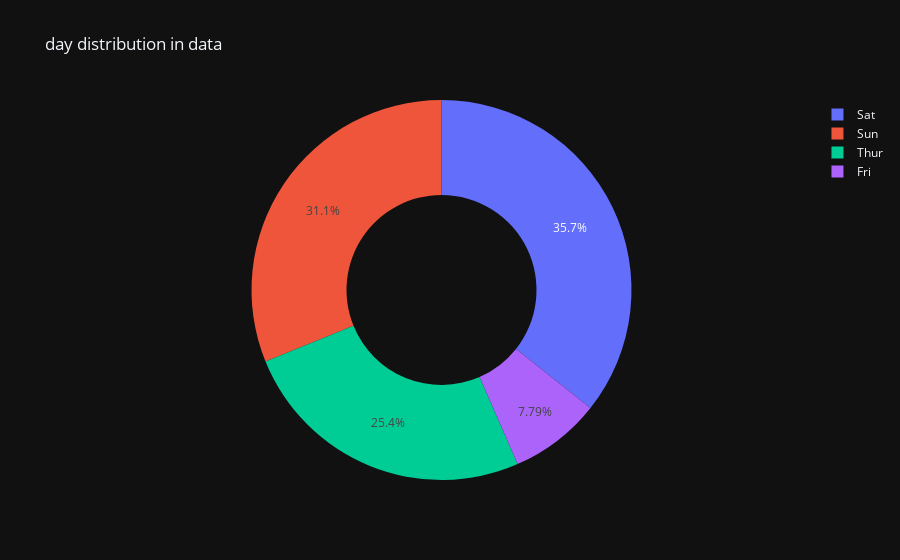

The notebook cell saved with this chart:
### Code cell
get_pie_chart(tips,'day')

### Figure 1 — Plotly figure (JSON) as saved in the notebook; plotly's stock layout.template omitted (floating-point values rounded to 4 significant figures)
{"data": [{"domain": {"x": [0, 1], "y": [0, 1]}, "hole": 0.5, "hovertemplate": "day=%{label}<br>value=%{value}<extra></extra>", "labels": ["Sat", "Sun", "Thur", "Fri"], "legendgroup": "", "name": "", "showlegend": true, "type": "pie", "values": [87, 76, 62, 19]}], "layout": {"legend": {"tracegroupgap": 0}, "title": {"text": "day distribution in data"}}}
